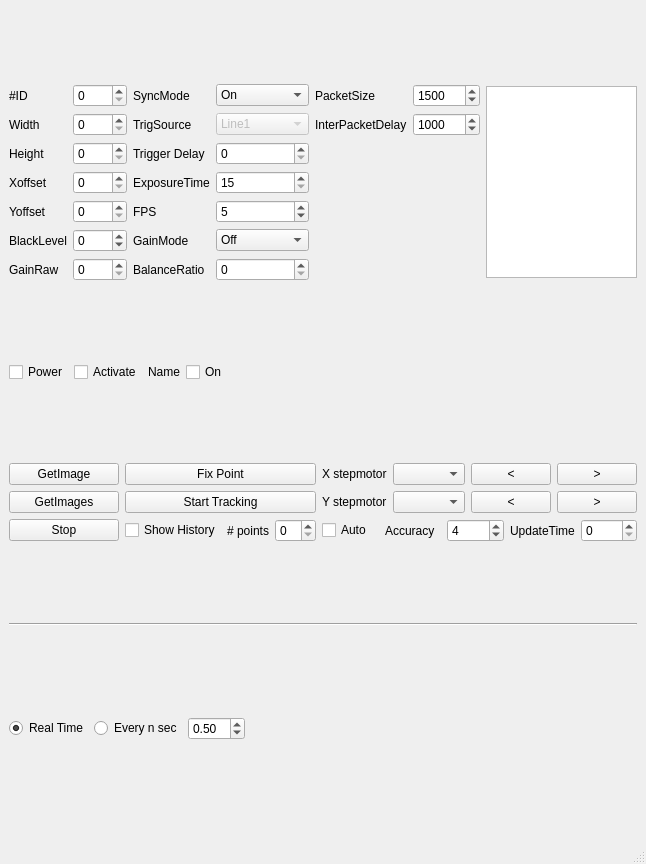
<?xml version="1.0" encoding="UTF-8"?>
<ui version="4.0">
 <class>CameraGUI</class>
 <widget class="QMainWindow" name="CameraGUI">
  <property name="enabled">
   <bool>true</bool>
  </property>
  <property name="geometry">
   <rect>
    <x>0</x>
    <y>0</y>
    <width>646</width>
    <height>864</height>
   </rect>
  </property>
  <property name="windowTitle">
   <string>MainWindow</string>
  </property>
  <widget class="QWidget" name="centralwidget">
   <layout class="QVBoxLayout" name="verticalLayout">
    <item>
     <layout class="QVBoxLayout" name="verticalLayout_2">
      <property name="bottomMargin">
       <number>15</number>
      </property>
      <item>
       <layout class="QHBoxLayout" name="horizontalLayout">
        <property name="spacing">
         <number>6</number>
        </property>
        <property name="sizeConstraint">
         <enum>QLayout::SetFixedSize</enum>
        </property>
        <item>
         <layout class="QGridLayout" name="gridLayout" rowstretch="0,0,0,0,0,0,0">
          <item row="2" column="2">
           <widget class="QLabel" name="label_trig_delay">
            <property name="text">
             <string>Trigger Delay</string>
            </property>
           </widget>
          </item>
          <item row="4" column="1">
           <widget class="QSpinBox" name="spinBox_Yoffset">
            <property name="maximum">
             <number>2000</number>
            </property>
            <property name="singleStep">
             <number>2</number>
            </property>
           </widget>
          </item>
          <item row="3" column="2">
           <widget class="QLabel" name="label_exposure_time">
            <property name="text">
             <string>ExposureTime</string>
            </property>
           </widget>
          </item>
          <item row="5" column="0">
           <widget class="QLabel" name="label_black_level">
            <property name="text">
             <string>BlackLevel</string>
            </property>
           </widget>
          </item>
          <item row="3" column="1">
           <widget class="QSpinBox" name="spinBox_Xoffset">
            <property name="maximum">
             <number>2000</number>
            </property>
            <property name="singleStep">
             <number>2</number>
            </property>
           </widget>
          </item>
          <item row="4" column="0">
           <widget class="QLabel" name="label_Yoffset">
            <property name="text">
             <string>Yoffset</string>
            </property>
           </widget>
          </item>
          <item row="5" column="1">
           <widget class="QSpinBox" name="spinBox_blacklevel">
            <property name="minimum">
             <number>-127</number>
            </property>
            <property name="maximum">
             <number>127</number>
            </property>
           </widget>
          </item>
          <item row="4" column="2">
           <widget class="QLabel" name="label_fps">
            <property name="text">
             <string>FPS</string>
            </property>
           </widget>
          </item>
          <item row="4" column="3">
           <widget class="QSpinBox" name="spinBox_fps">
            <property name="minimum">
             <number>1</number>
            </property>
            <property name="maximum">
             <number>50</number>
            </property>
            <property name="value">
             <number>5</number>
            </property>
           </widget>
          </item>
          <item row="5" column="3">
           <widget class="QComboBox" name="comboBox_gain_mode">
            <item>
             <property name="text">
              <string>Off</string>
             </property>
            </item>
            <item>
             <property name="text">
              <string>Once</string>
             </property>
            </item>
            <item>
             <property name="text">
              <string>Continuous</string>
             </property>
            </item>
           </widget>
          </item>
          <item row="0" column="0">
           <widget class="QLabel" name="label_cameraID">
            <property name="text">
             <string>#ID</string>
            </property>
           </widget>
          </item>
          <item row="2" column="3">
           <widget class="QSpinBox" name="spinBox_trigger_delay">
            <property name="maximum">
             <number>1000000</number>
            </property>
           </widget>
          </item>
          <item row="6" column="1">
           <widget class="QSpinBox" name="spinBox_gainraw">
            <property name="maximum">
             <number>3</number>
            </property>
           </widget>
          </item>
          <item row="1" column="2">
           <widget class="QLabel" name="label_trig_source">
            <property name="text">
             <string>TrigSource</string>
            </property>
           </widget>
          </item>
          <item row="3" column="3">
           <widget class="QSpinBox" name="spinBox_exposure_time">
            <property name="minimum">
             <number>15</number>
            </property>
            <property name="maximum">
             <number>896000</number>
            </property>
            <property name="value">
             <number>15</number>
            </property>
           </widget>
          </item>
          <item row="6" column="3">
           <widget class="QSpinBox" name="spinBox_balance_ratio">
            <property name="maximum">
             <number>1023</number>
            </property>
           </widget>
          </item>
          <item row="1" column="1">
           <widget class="QSpinBox" name="spinBox_Width">
            <property name="sizePolicy">
             <sizepolicy hsizetype="Maximum" vsizetype="Fixed">
              <horstretch>0</horstretch>
              <verstretch>0</verstretch>
             </sizepolicy>
            </property>
            <property name="maximum">
             <number>2000</number>
            </property>
           </widget>
          </item>
          <item row="2" column="0">
           <widget class="QLabel" name="label_Height">
            <property name="text">
             <string>Height</string>
            </property>
           </widget>
          </item>
          <item row="0" column="2">
           <widget class="QLabel" name="label_sync_mode">
            <property name="text">
             <string>SyncMode</string>
            </property>
           </widget>
          </item>
          <item row="5" column="2">
           <widget class="QLabel" name="label_gainmode">
            <property name="text">
             <string>GainMode</string>
            </property>
           </widget>
          </item>
          <item row="0" column="1">
           <widget class="QSpinBox" name="spinBox_cameraID"/>
          </item>
          <item row="0" column="3">
           <widget class="QComboBox" name="comboBox_syncmode">
            <item>
             <property name="text">
              <string>On</string>
             </property>
            </item>
            <item>
             <property name="text">
              <string>Off</string>
             </property>
            </item>
           </widget>
          </item>
          <item row="0" column="4">
           <widget class="QLabel" name="label_packet_size">
            <property name="text">
             <string>PacketSize</string>
            </property>
           </widget>
          </item>
          <item row="1" column="4">
           <widget class="QLabel" name="label_inter_packet_delay">
            <property name="text">
             <string>InterPacketDelay</string>
            </property>
           </widget>
          </item>
          <item row="6" column="0">
           <widget class="QLabel" name="label_gainraw">
            <property name="text">
             <string>GainRaw</string>
            </property>
           </widget>
          </item>
          <item row="6" column="2">
           <widget class="QLabel" name="label_balance">
            <property name="text">
             <string>BalanceRatio</string>
            </property>
           </widget>
          </item>
          <item row="1" column="5">
           <widget class="QSpinBox" name="spinBox_interpacket_delay">
            <property name="maximum">
             <number>2514068</number>
            </property>
            <property name="value">
             <number>1000</number>
            </property>
           </widget>
          </item>
          <item row="2" column="1">
           <widget class="QSpinBox" name="spinBox_Height">
            <property name="sizePolicy">
             <sizepolicy hsizetype="Maximum" vsizetype="Fixed">
              <horstretch>0</horstretch>
              <verstretch>0</verstretch>
             </sizepolicy>
            </property>
            <property name="minimum">
             <number>0</number>
            </property>
            <property name="maximum">
             <number>2000</number>
            </property>
            <property name="value">
             <number>0</number>
            </property>
           </widget>
          </item>
          <item row="1" column="3">
           <widget class="QComboBox" name="comboBox_TrigSource">
            <property name="enabled">
             <bool>false</bool>
            </property>
            <item>
             <property name="text">
              <string>Line1</string>
             </property>
            </item>
           </widget>
          </item>
          <item row="0" column="5">
           <widget class="QSpinBox" name="spinBox_packetsize">
            <property name="maximum">
             <number>16000</number>
            </property>
            <property name="singleStep">
             <number>4</number>
            </property>
            <property name="value">
             <number>1500</number>
            </property>
           </widget>
          </item>
          <item row="1" column="0">
           <widget class="QLabel" name="label_Width">
            <property name="text">
             <string>Width</string>
            </property>
           </widget>
          </item>
          <item row="3" column="0">
           <widget class="QLabel" name="label_Xoffset">
            <property name="text">
             <string>Xoffset</string>
            </property>
           </widget>
          </item>
         </layout>
        </item>
        <item>
         <layout class="QVBoxLayout" name="verticalLayout_3">
          <item>
           <widget class="QTextEdit" name="textEdit_comments">
            <property name="sizePolicy">
             <sizepolicy hsizetype="Expanding" vsizetype="Fixed">
              <horstretch>0</horstretch>
              <verstretch>0</verstretch>
             </sizepolicy>
            </property>
            <property name="maximumSize">
             <size>
              <width>1000</width>
              <height>16777215</height>
             </size>
            </property>
           </widget>
          </item>
         </layout>
        </item>
       </layout>
      </item>
      <item>
       <layout class="QHBoxLayout" name="horizontalLayout_4">
        <property name="topMargin">
         <number>0</number>
        </property>
        <item>
         <widget class="QCheckBox" name="checkBox_power">
          <property name="text">
           <string>Power</string>
          </property>
         </widget>
        </item>
        <item>
         <widget class="QCheckBox" name="checkBox_activate">
          <property name="text">
           <string>Activate</string>
          </property>
         </widget>
        </item>
        <item>
         <widget class="QLabel" name="label_name">
          <property name="text">
           <string>Name</string>
          </property>
         </widget>
        </item>
        <item>
         <widget class="QCheckBox" name="checkBox_On">
          <property name="text">
           <string>On</string>
          </property>
         </widget>
        </item>
        <item>
         <spacer name="horizontalSpacer_2">
          <property name="orientation">
           <enum>Qt::Horizontal</enum>
          </property>
          <property name="sizeHint" stdset="0">
           <size>
            <width>40</width>
            <height>20</height>
           </size>
          </property>
         </spacer>
        </item>
       </layout>
      </item>
      <item>
       <layout class="QHBoxLayout" name="horizontalLayout_canvas">
        <property name="topMargin">
         <number>0</number>
        </property>
       </layout>
      </item>
      <item>
       <layout class="QGridLayout" name="gridLayout_2">
        <property name="topMargin">
         <number>0</number>
        </property>
        <item row="2" column="2">
         <layout class="QHBoxLayout" name="horizontalLayout_2">
          <item>
           <widget class="QCheckBox" name="checkBox_show_track_history">
            <property name="text">
             <string>Show History</string>
            </property>
           </widget>
          </item>
          <item>
           <widget class="QLabel" name="label_n_points_history">
            <property name="text">
             <string># points</string>
            </property>
           </widget>
          </item>
          <item>
           <widget class="QSpinBox" name="spinBox"/>
          </item>
         </layout>
        </item>
        <item row="0" column="2">
         <widget class="QPushButton" name="pushButton_fix_track_point">
          <property name="text">
           <string>Fix Point</string>
          </property>
         </widget>
        </item>
        <item row="1" column="2">
         <widget class="QPushButton" name="pushButton_start_tracking">
          <property name="text">
           <string>Start Tracking</string>
          </property>
         </widget>
        </item>
        <item row="1" column="1">
         <widget class="QPushButton" name="pushButton_GetImages">
          <property name="text">
           <string>GetImages</string>
          </property>
         </widget>
        </item>
        <item row="2" column="1">
         <widget class="QPushButton" name="pushButton_stop">
          <property name="text">
           <string>Stop</string>
          </property>
         </widget>
        </item>
        <item row="0" column="1">
         <widget class="QPushButton" name="pushButton_GetImage">
          <property name="text">
           <string>GetImage</string>
          </property>
         </widget>
        </item>
        <item row="0" column="3">
         <layout class="QHBoxLayout" name="horizontalLayout_5">
          <item>
           <widget class="QLabel" name="label_x_stepmotor">
            <property name="text">
             <string>X stepmotor</string>
            </property>
           </widget>
          </item>
          <item>
           <widget class="QComboBox" name="comboBox_x_stepmotor"/>
          </item>
          <item>
           <widget class="QPushButton" name="pushButton_decrease_X">
            <property name="text">
             <string>&lt;</string>
            </property>
           </widget>
          </item>
          <item>
           <widget class="QPushButton" name="pushButton_increase_X">
            <property name="text">
             <string>&gt;</string>
            </property>
           </widget>
          </item>
         </layout>
        </item>
        <item row="1" column="3">
         <layout class="QHBoxLayout" name="horizontalLayout_6">
          <item>
           <widget class="QLabel" name="label_y_stepmotor">
            <property name="text">
             <string>Y stepmotor</string>
            </property>
           </widget>
          </item>
          <item>
           <widget class="QComboBox" name="comboBox_y_stepmotor"/>
          </item>
          <item>
           <widget class="QPushButton" name="pushButton_decrease_Y">
            <property name="text">
             <string>&lt;</string>
            </property>
           </widget>
          </item>
          <item>
           <widget class="QPushButton" name="pushButton_increase_Y">
            <property name="text">
             <string>&gt;</string>
            </property>
           </widget>
          </item>
         </layout>
        </item>
        <item row="2" column="3">
         <layout class="QHBoxLayout" name="horizontalLayout_7">
          <item>
           <widget class="QCheckBox" name="checkBox_auto_pos_controlled">
            <property name="text">
             <string>Auto</string>
            </property>
           </widget>
          </item>
          <item>
           <widget class="QLabel" name="label_accuracy">
            <property name="text">
             <string>Accuracy</string>
            </property>
           </widget>
          </item>
          <item>
           <widget class="QSpinBox" name="spinBox_accuracy_control">
            <property name="minimum">
             <number>1</number>
            </property>
            <property name="maximum">
             <number>20</number>
            </property>
            <property name="value">
             <number>4</number>
            </property>
           </widget>
          </item>
          <item>
           <widget class="QLabel" name="label_update_time">
            <property name="text">
             <string>UpdateTime</string>
            </property>
           </widget>
          </item>
          <item>
           <widget class="QSpinBox" name="spinBox_update_time"/>
          </item>
         </layout>
        </item>
       </layout>
      </item>
      <item>
       <widget class="Line" name="line">
        <property name="orientation">
         <enum>Qt::Horizontal</enum>
        </property>
       </widget>
      </item>
      <item>
       <layout class="QHBoxLayout" name="horizontalLayout_3">
        <property name="topMargin">
         <number>10</number>
        </property>
        <item>
         <widget class="QRadioButton" name="radioButton_RT">
          <property name="text">
           <string>Real Time</string>
          </property>
          <property name="checked">
           <bool>true</bool>
          </property>
         </widget>
        </item>
        <item>
         <widget class="QRadioButton" name="radioButton_every_n_sec">
          <property name="text">
           <string>Every n sec</string>
          </property>
         </widget>
        </item>
        <item>
         <widget class="QDoubleSpinBox" name="spinBox_seconds">
          <property name="singleStep">
           <double>0.500000000000000</double>
          </property>
          <property name="value">
           <double>0.500000000000000</double>
          </property>
         </widget>
        </item>
        <item>
         <spacer name="horizontalSpacer">
          <property name="orientation">
           <enum>Qt::Horizontal</enum>
          </property>
          <property name="sizeHint" stdset="0">
           <size>
            <width>40</width>
            <height>20</height>
           </size>
          </property>
         </spacer>
        </item>
       </layout>
      </item>
     </layout>
    </item>
   </layout>
  </widget>
  <widget class="QMenuBar" name="menubar">
   <property name="geometry">
    <rect>
     <x>0</x>
     <y>0</y>
     <width>646</width>
     <height>21</height>
    </rect>
   </property>
  </widget>
  <widget class="QStatusBar" name="statusbar"/>
 </widget>
 <resources/>
 <connections/>
</ui>
